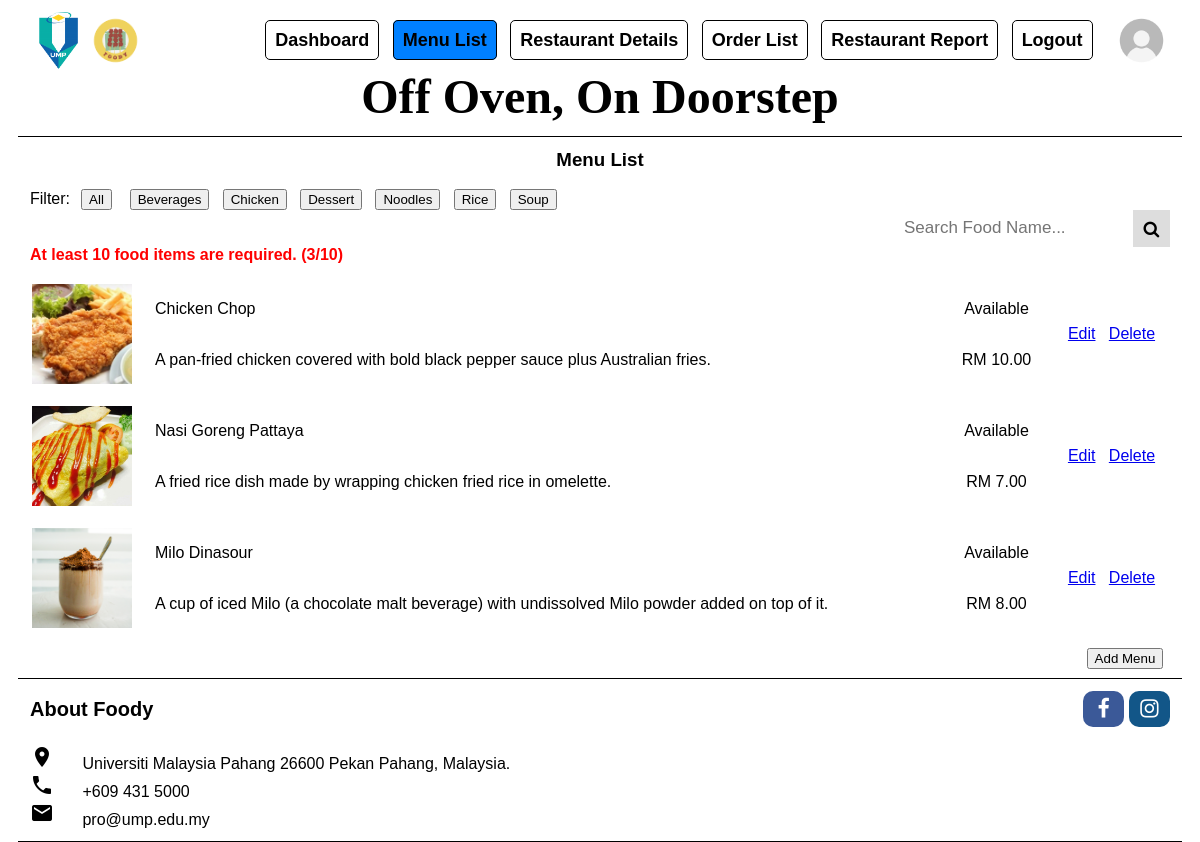
Screenshot of /restaurant_owner/ro_menuList.php (signed in) with the database file from the repository.
### tables this page shows
CREATE TABLE `food_categories` (
  `fc_ID` int NOT NULL,
  `categoryName` varchar(100) DEFAULT NULL,
  `categoryPrice` float DEFAULT NULL
);

CREATE TABLE `menu_list` (
  `menu_ID` int NOT NULL,
  `foodName` varchar(100) DEFAULT NULL,
  `foodPhoto` varchar(100) DEFAULT NULL,
  `foodDesc` varchar(100) DEFAULT NULL,
  `foodAvailability` varchar(100) DEFAULT NULL,
  `fc_ID` int DEFAULT NULL,
  `rd_ID` int DEFAULT NULL
);

### restaurant_owner/ro_menuList.php (the view, shortened to what this page needs)
<?php
$RO_username=$_SESSION['RO_username'];
include '../db/db.php';
$sql="SELECT menu.menu_ID, menu.foodName, menu.foodPhoto, menu.foodDesc, menu.foodAvailability, fc.categoryName, fc.categoryPrice, menu.rd_ID, rd.RO_username FROM `menu_list` `menu`, `food_categories` `fc`, `res_details` rd WHERE menu.fc_ID = fc.fc_ID AND menu.rd_ID = rd.rd_ID AND rd.RO_username = '$RO_username' ORDER BY menu.menu_ID;";
$result=mysqli_query($conn,$sql) or die (mysqli_error());
$rowcount=mysqli_num_rows($result);
?>
<!DOCTYPE html>
<html lang="en">
<head>
    <link rel="stylesheet" href="../css/menu.css">
    <link rel="stylesheet" href="../css/header_footer.css">
    <link rel="stylesheet" href="https://cdnjs.cloudflare.com/ajax/libs/font-awesome/4.7.0/css/font-awesome.min.css">
</head>
<body>
    <header class="wrapper">
        <img src="../resources/ump logo.png" alt="UMP" width="5%">
        <img src="../resources/foody logo.png" alt="Foody" width="5%">
        <nav>
            <a href="ro_dashboard.php">Dashboard</a>
            <a class="active" href="ro_menuList.php">Menu List</a>
            <a href="ro_restaurantDetails.php">Restaurant Details</a>
            <a href="ro_orderList.php">Order List</a>
            <a href="ro_report.php">Restaurant Report</a>
            <a href="javascript:void(0);" onclick="return logout();">Logout</a>
        </nav>
        <img src="../resources/../resources/profile.jpg" alt="profile" width="5%">
        <br>
        <h3 class="center-text">Off Oven, On Doorstep</h3>
    </header>
    <div class="menu wrapper">
        <h3 class="center-text">Menu List</h3>
        <br>
        <div>
            Filter: <input type='button' class='btn' value='All' onclick="filterCat(this.value)">
            <?php
            $sql2 = "SELECT * FROM `food_categories` ORDER BY `categoryName`;";
            $result2=mysqli_query($conn,$sql2) or die (mysqli_error());
            while ($row2=mysqli_fetch_assoc($result2)) {
                $fCat = $row2['categoryName'];
                echo("<input type='button' class='btn' value='$fCat' onclick='filterCat(this.value)'>");
            }
            ?>
        </div>
        <div class="search-container">
            <form action="ro_searchMenu.php" method="post">
                <input type="text" placeholder="Search Food Name..." name="search" id="search">
                <button type="submit"><i class="fa fa-search"></i></button>
            </form>
        </div>
        <br>
        <br>
        <?php
        if ($rowcount<10) {
            echo("<h4 class='error'>At least 10 food items are required. (" . $rowcount . "/10)". "</h4>");
        }
        if($rowcount>0){
            while ($row=mysqli_fetch_assoc($result)) {
            $id=$row['menu_ID'];
            $foodName=$row['foodName'];
            $foodPhoto=$row['foodPhoto'];
            $foodDesc=$row['foodDesc'];
            $foodAvailability=$row['foodAvailability'];
            $fPrice=$row['categoryPrice'];
            ?>
            <div>
            <table>
                <tr>
                    <td rowspan=2 class="td-1">
                        <img src="<?php echo $foodPhoto; ?>" alt="<?php echo $foodName; ?>">
                    </td>
                    <td class="td-2">
                        <?php echo $foodName; ?>
                    </td>
                    <td class="td-3">
                        <?php echo $foodAvailability; ?>
                    </td>
                    <td rowspan=2 class="td-3">
                        <a href='ro_editMenuList.php?id=<?php echo $id ?>'>Edit</a> &nbsp <a onclick='return deleteConfirmBox();' href='../db/deletedb.php?id=<?php echo $id ?>&foodPhoto=<?php echo $foodPhoto ?>'>Delete</a>
                    </td>
                </tr>
                <tr>
                    <td class="td-2">
                        <?php echo $foodDesc; ?>
                    </td>
                    <td class="td-3">
                        <?php printf("RM %.2f", $fPrice); ?>
                    </td>
                </tr>
                <br>
            </table>
            </div>
        <?php
            }
        }
        else {
            echo "No data found";
        }
        ?>
        <br>
        <input type="button" class="btn" value="Add Menu" style="float: right" onclick="window.location.href = './ro_addMenuList.php';">
        <br>
    </div>
    <footer class="wrapper">
        <div>
            <p style="font-size: 20px;"> <b>About Foody</b> </p>
            <div>
                <a href="#" class="fa fa-facebook fa-lg"></a>
                <a href="#" class="fa fa-instagram fa-lg"></a>
            </div>
        </div>
        <br><i class="material-icons">location_on</i>
        <span class="icon-text"> Universiti Malaysia Pahang 26600 Pekan Pahang, Malaysia. </span>
        <br><i class="material-icons">local_phone</i>
        <span class="icon-text"> +609 431 5000 </span>
        <br><i class="material-icons">email</i>
        <span class="icon-text"> pro@ump.edu.my </span>
    </footer>
</body>
</html>

### css/menu.css (style rules this page uses)
* { margin: 0; padding: 0; font-family: Arial, Helvetica, sans-serif; }
.wrapper { width: 95%; padding: 1%; margin: 0 auto; border-bottom: 1px solid black; }
.center-text { text-align: center; }
.error { color: #FF0000; }
.search-container { float: right; }
#search { padding: 8px; font-size: 17px; border: none; }
.search-container button { float: right; background: #ddd; font-size: 17px; border: none; cursor: pointer; }
input { padding: 1px 6px; }
table { width: 100%; }
tr, td { padding: 0.5em; overflow: hidden; word-break: normal; }
table tr td img { float: left; width: 100px; height: 100px; object-fit: cover; }
table .td-1 { padding: 0 0; width: 10%; vertical-align: middle; }
table .td-2 { text-align: left; vertical-align: middle; }
table .td-3 { width: 10%; text-align: center; vertical-align: middle; }
.btn { position: relative; display: inline-block; margin-left: 0.5em; margin-right: 0.5em; }

### css/header_footer.css (style rules this page uses)
header, footer { width: 100%; }
header { display: flex; flex-flow: wrap; justify-content: space-between; align-items: center; white-space: nowrap; }
header > nav { margin-left: auto; margin-right: 1%; text-decoration: none; }
header > nav > a { border: black solid 1px; text-decoration: none; padding: 0.5em; margin-right: 0.5em; border-radius: 5px; color: black; font-weight: bold; font-size: 18px; }
header > nav > a.active { color: black; background-color: rgb(0 ,128 ,255); }
header > h3 { font-weight: bold; width: 100%; text-align: center; font-family: Georgia Garamond; font-size: 300%; }
footer > div { display: flex; justify-content: space-between; align-items: center; white-space: nowrap; }
footer > div > div { margin-left: auto; }
.fa { padding: 10px; width: 1em; border-radius: 10px; text-align: center; font-size: 1.5em; text-decoration: none; }
.fa-facebook { background: #3B5998; color: white; }
.fa-instagram { background: #125688; color: white; }
.icon-text { display: inline-flex; align-items: center; padding:0 24px; }

### rows the page displays
food_categories: categoryName "Beverages"
food_categories: categoryName "Chicken"
food_categories: categoryName "Dessert"
food_categories: categoryName "Noodles"
food_categories: categoryName "Rice"
food_categories: categoryName "Soup"
menu_list: foodPhoto (picture), foodName "Chicken Chop", foodAvailability "Available", foodDesc "A pan-fried chicken covered with bold black pepper sauce plus Australian fries.", fc_ID.categoryPrice "10.00"
menu_list: foodPhoto (picture), foodName "Nasi Goreng Pattaya", foodAvailability "Available", foodDesc "A fried rice dish made by wrapping chicken fried rice in omelette.", fc_ID.categoryPrice "7.00"
menu_list: foodPhoto (picture), foodName "Milo Dinasour", foodAvailability "Available", foodDesc "A cup of iced Milo (a chocolate malt beverage) with undissolved Milo powder added on top of it.", fc_ID.categoryPrice "8.00"

### other values shown
$rowcount "3"
